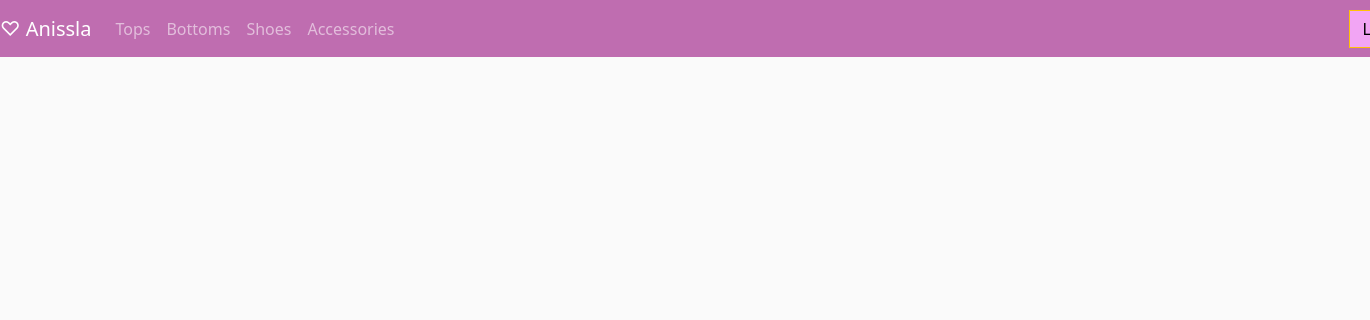
Page /bottoms/ on the earlier database version.
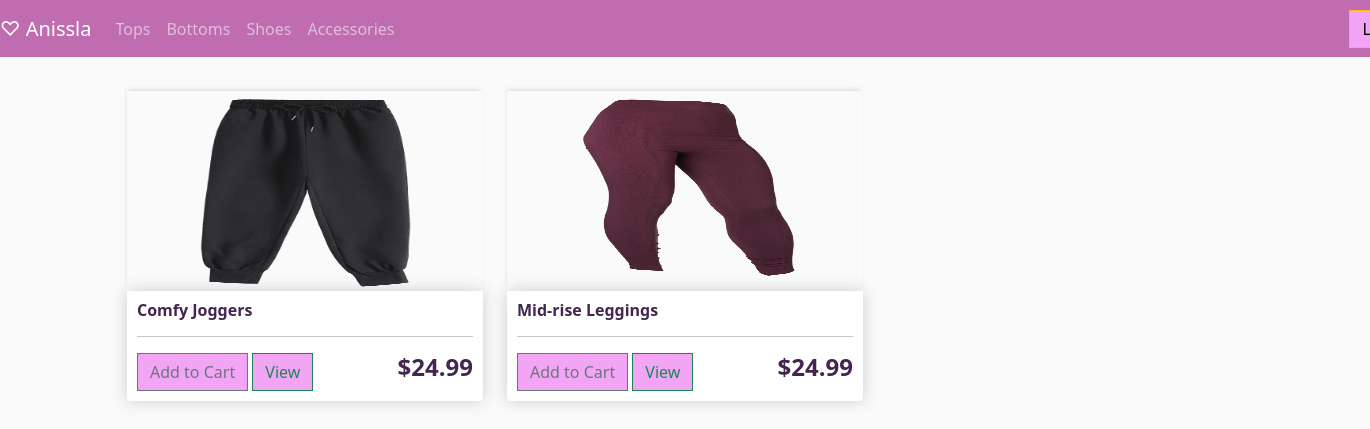
Same page on the later database version.
### store/models.py (models this page shows, shortened)
class Bottom(models.Model):
	name = models.CharField(max_length=200, null=True)
	description = models.TextField(max_length=200, null=True)
	price = models.FloatField()
	image = models.ImageField(null=True, blank=True)
	in_stock= models.BooleanField(default=True)
	is_active= models.BooleanField(default=True)
	class Meta:
		verbose_name_plural = 'Bottoms'

### store/views.py (the view)
# urls.py: path('bottoms/', views.bottoms, name="bottoms"),
def bottoms(request):
    bottoms = Bottom.objects.all()
    context = {'bottoms':bottoms}
    return render(request, 'store/bottoms.html', context)

### store/templates/store/bottoms.html
{% extends 'store/main.html' %}
{% load static %}
{% block content %}
<div class="row">
    {% for bottom in bottoms %}
    <div class="col-lg-4">
        <img class="thumbnail" src="{{bottom.image.url}}">
        <div class="box-element product">
            <h6><strong>{{bottom.name}}</strong></h6>
            <hr>
            <button  class="btn btn-outline-secondary add-btn">Add to Cart</button>
            <a class="btn btn-outline-success" href="#">View</a>
            <h4 style="float: right"><strong>${{bottom.price|floatformat:2}}</strong></h4>
        </div>
    </div>
    {% endfor %}
</div>
{% endblock content %}

### store/templates/store/main.html (shortened to what this page needs)
<!DOCTYPE html>
{% load static %}
<html>
    <head>
           <link href="https://cdn.jsdelivr.net/npm/bootstrap@5.3.0-alpha2/dist/css/bootstrap.min.css" rel="stylesheet">
           <link rel="stylesheet" type="text/css" href="{% static 'css/main.css' %}">
    </head>
    <body>
        <nav class="navbar navbar-expand-lg navbar-dark bg-dark">
            <a class="navbar-brand" href="{% url 'store' %}">&#x2661; Anissla</a>
            <div class="collapse navbar-collapse" id="navbarNav">
              <ul class="navbar-nav">
                <li class="nav-item active">
                  <a class="nav-link" href="{% url 'tops' %}">Tops </a>
                </li>
                <li class="nav-item">
                  <a class="nav-link" href="{% url 'bottoms' %}">Bottoms </a>
                </li>
                <li class="nav-item">
                  <a class="nav-link" href="{% url 'shoes' %}">Shoes </a>
                </li>
                <li class="nav-item">
                    <a class="nav-link" href="{% url 'accessories' %}">Accessories </a>
                </li>
            </ul>
            <div class="form-inline my-2 my-lg-0">
                 <a href="#"class="btn btn-warning">Login</a>
            </div>
          </div>
        </nav>
        <div class="container">
            <br>
            {% block content %}
            {% endblock content %}
        </div>
    </body>
</html>

### static/css/main.css (style rules this page uses)
body { background-color: hsl(0, 0%, 98%); }
h1,h2,h3,h4,h5,h6 { color:hsl(280, 36%, 23%); }
.box-element { box-shadow:hsl(0, 0%, 80%) 0 0 16px; background-color: #fff; border-radius: 4px; padding: 10px; }
.thumbnail { width: 100%; height: 200px; -webkit-box-shadow: -1px -3px 5px -2px rgba(214,214,214,1); -moz-box-shadow: -1px -3px 5px -2px rgba(214,214,214,1); box-shadow: -1px -3px 5px -2px rgba(214,214,214,1); }
.my-2.my-lg-0 { display: flex; justify-content: flex-end; align-items:center; margin: 75%; }
.product { border-radius: 0 0 4px 4px; }
.bg-dark { background-color: #bf6db0!important; }
.col-lg-4, .col-lg-6, .col-lg-8, .col-lg-12 { margin-top: 10px; }
.btn { border-radius: 0; background-color: rgb(242, 165, 244); }

Differences in the rows shown:
added Bottom: image (picture), name "Comfy Joggers", price "24.99"
added Bottom: image (picture), name "Mid-rise Leggings", price "24.99"
